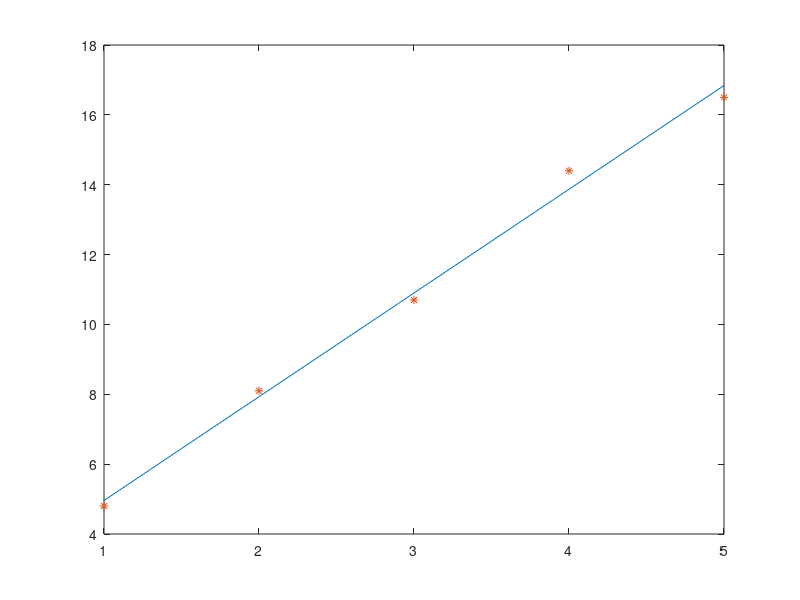

This figure's MATLAB source:
% read file
file = fopen('LeastSquare5.txt','r');
file_input = fscanf(file, '%f');

% to get number of input and desired degree
num_inputs = file_input(1);
degree = file_input(2);

%to store the value of x and y of points given 
x = zeros(num_inputs, 1);  
y = zeros(num_inputs, 1); 

%getting x and y points value from file
index = 2;
for i = 1 : num_inputs
    index = index + 1;
    x(i) = file_input(index);
    
    index = index + 1;
    y(i) = file_input(index);
end

%intialize matrix A
A = zeros(degree+1, degree+1);
b = zeros(degree+1, 1);

% calculate Matrix A
for i = 1: degree+1
    for j = 1: degree+1
        if (i==1) && (j==1)
           A(i,j) = num_inputs;
        else
            A(i,j) = sum(x.^(i+(j-2)));
        end
    end
end

% calculate Matrix B
for k = 1: degree+1
    b(k) = sum(y.*(x.^(k-1)));
end

%solve Ax=b
a=A\b;

%plot the points 
xx = [min(x):0.1:max(x)];
yy = 0;
for s = 1: length(a)
    yy = yy + a(s)*xx.^(s-1);
end
% a(1) + a(2) *xx + a(3)*xx.^2 + a(4)*xx.^3;

plot(xx, yy, x, y, '*');

for m=1: length(a)
   fprintf('%f ', a(m));
end
fprintf('\n');
